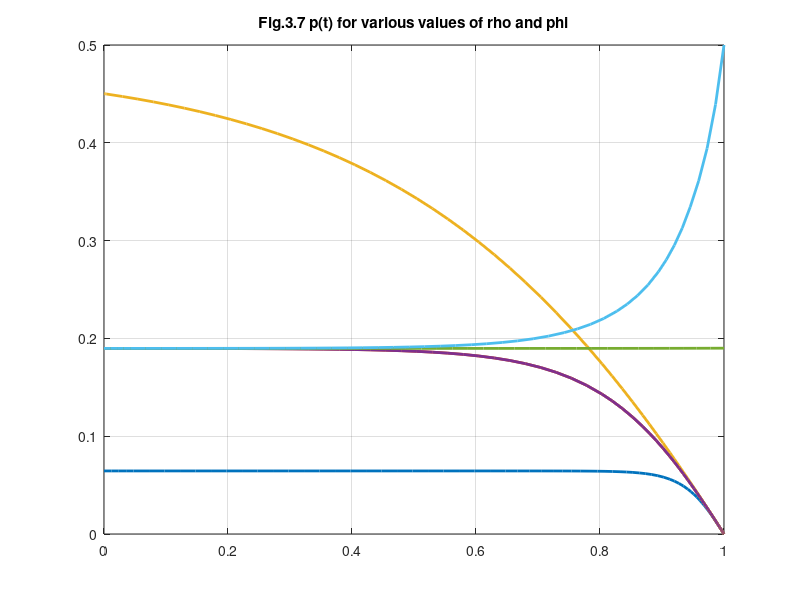

Recreate this plot in MATLAB. (Note: this script raises an error after producing the figure.)


%% linear homegeneous - differential equation-ode
clear all; clc; clf
tspan = [ 0 5]; % domain
x0 = 1;         % initial point
[t,x] = ode45(@(t,x) -x, tspan,x0); % ode45 function.
plot(t,x); grid on


%% linear in-homogeneous
clear all; clc; clf
tspan = [ 0 5]; % domian
x0 = 1;         % initial point
[t,x] = ode45(@(t,x) -x+2, tspan,x0); % ode45 function.
plot(t,x); grid on

%% non-linear - converge
clear all; clc; clf
tspan = [ 0 5]; % domian
x0 = 2;         % initial point
[t,x] = ode45(@(t,x) -x - x^2 +1, tspan,x0); % ode45 function.
plot(t,x); grid on


%% non-linear - diverge
clear all; clc; clf
tspan = [ 0 0.6]; % domian
x0 = 2;         % initial point
[t,x] = ode45(@(t,x) -x + x^2 +1, tspan,x0); % ode45 function.
plot(t,x); grid on

%% (3-142) Fig 3.7  Riccati equation

clear all; clc; clf
tspan = [ 0 1]; % domian
s0 = 0;         % initial point
alpha = 0.5;
k = 150;
r = [100 1000 10000];
for i = 1:3
[t s] = ode45(@(t,s) 1 - k^2/r(i) * s^2 - 2*alpha*s, tspan,s0); % ode45 function
plot(1-t,s,'Linewidth',2); grid on; hold on
end

s0 = [0 0.19 0.5];         % initial point
r = 1000;
for i = 1:3
[t s] = ode45(@(t,s) 1 - k^2/r * s^2 - 2*alpha*s, tspan,s0(i)); % ode45 function
plot(1-t,s,'Linewidth',2); grid on; 
end
hold off
title('Fig.3.7 p(t) for various values of rho and phi')
disp('I am Fine')


%% Example 3.7 : scalar algebraic Riccati equation
syms  p a rho k

S =solve(-2*a*p+1-k^2/rho *p^2 ==0,p);
pretty(S)
disp('Bing go!')

%% Figure 3.8
clear all; clc;clf
a = 4.6;
k = 0.787;
for i=1:1000
    rho = i/10000;
    y1(i) = -(1/2)*(sqrt(a^2 + 2*k/sqrt(rho)) + sqrt(a^2 -2*k/sqrt(rho)));
    plot(real(y1), imag(y1),'Linewidth',2); hold on; grid on
    y2(i) = -(1/2)*(sqrt(a^2 + 2*k/sqrt(rho)) - sqrt(a^2 -2*k/sqrt(rho)));
    plot(real(y2), imag(y2),'Linewidth',2); 
end

%
mrho = [0.0055 0.0002 ];
for i = 1:2
    M_1(i) = -(1/2)*(sqrt(a^2 + 2*k/sqrt(mrho(i))) + sqrt(a^2 -2*k/sqrt(mrho(i))));
    plot(real(M_1), imag(M_1),'o','Markersize',10); hold on
    M_2(i) = -(1/2)*(sqrt(a^2 + 2*k/sqrt(mrho(i))) - sqrt(a^2 -2*k/sqrt(mrho(i))));
    plot(real(M_2), imag(M_2),'o', 'Markersize',10);
end
title('Loci of closed loop roots as a function of rho')



%% Figure 3.9 state -space - known parameter values

clear all; clc;clf

% First open loop system model
a = 4.6;
k = 0.787;
rho = 0.0002;
A =[0 1; 0 -a];
B = [0 k]';
C = [ 1 0];
Q =C'*C;
R = rho;

% find the optimal controller
sys = ss(A,B,C,[ ]);
[K,P,E] = lqr(sys,Q,R)

% The closed loop system
AC =A -B*B'*(1/rho)*P;
sysClosed =ss(AC,B,C,[ ]);
x0 =[0.1; 0];

[y,T,x] =initial(sysClosed,x0); grid on
subplot(2,1,1)
plot(T,y); grid on
title('the output angle with rho = 0.0002,with initial point')

u = -B'*P*(1/(rho)*x');
subplot(2,1,2)
plot(T,u); grid on
title('the control input of DC motor voltage')


%%


